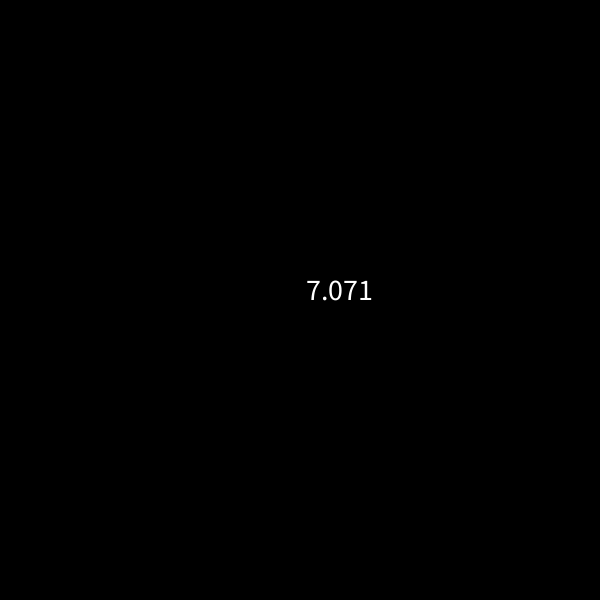
Frame 1 (no input)
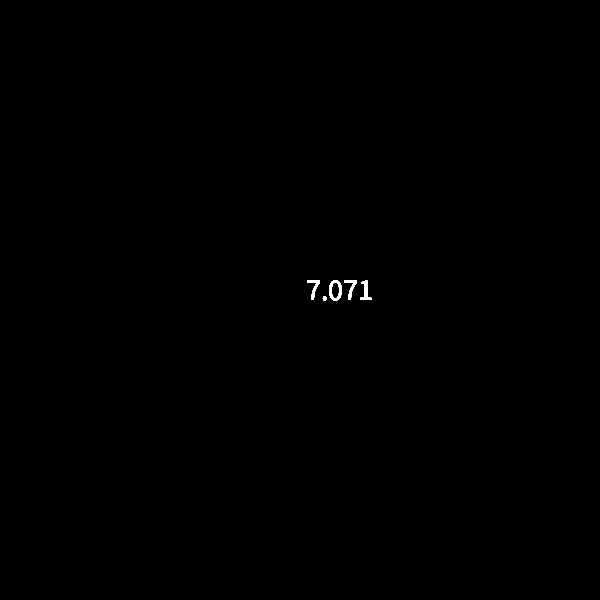
Frame 60 (the mouse pressed at the canvas centre just before this capture)
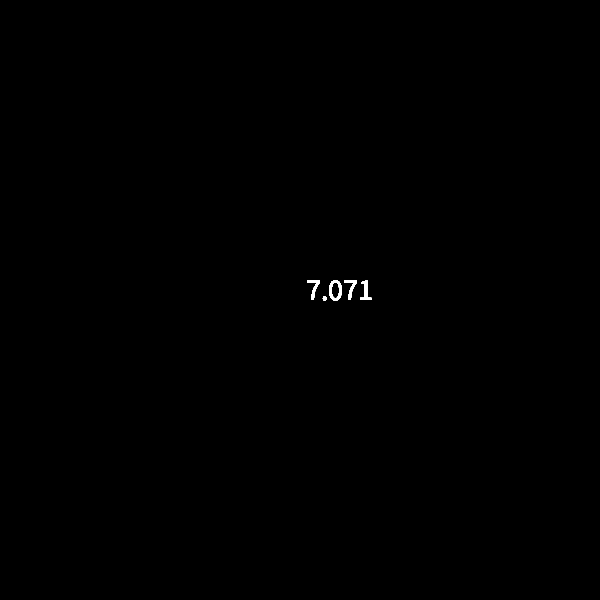
Frame 120 (the mouse held since frame 60 and released just before this capture)

The Processing sketch that drew these frames (run headless with seeded random() and noise(); from frame 60 on, the mouse is pressed at the canvas centre):

// Processing sketch: Pythagorean_Theorem
// ── Pythagorean_Theorem.pde
void setup(){
  size(600,600);
  textSize(30);
  background(0);
  
  
}

void draw(){
 
  text( pThrm(5,5), width/2,height/2);
  
}

float pThrm (float a, float b){
  float c;
  c= sqrt(sq(a)+sq(b));
  return c;
  
}
